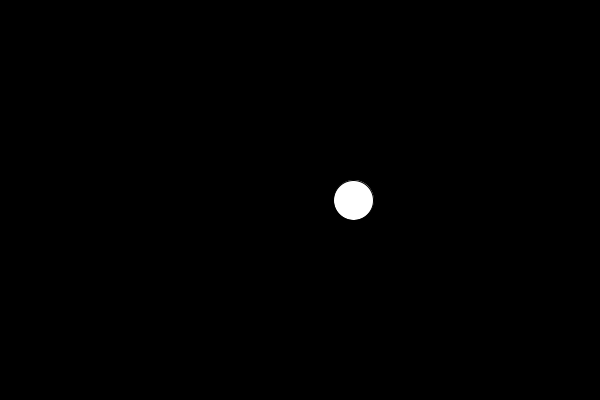
Frame 1 (no input)
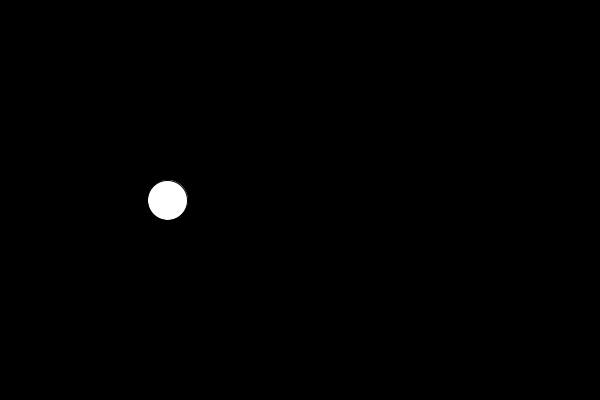
Frame 60 (the mouse pressed at the canvas centre just before this capture)
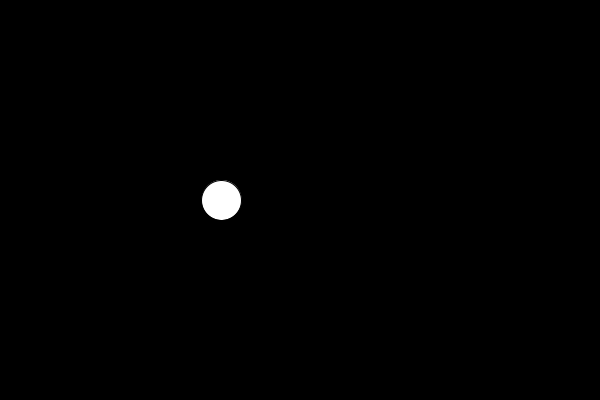
Frame 120 (the mouse held since frame 60 and released just before this capture)

The Processing sketch that drew these frames (run headless with seeded random() and noise(); from frame 60 on, the mouse is pressed at the canvas centre):

// Processing sketch: perlinNoise
// ── perlinNoise.pde
float t = 0;

void setup() {
  size(600, 400);
  //frameRate(5);
}

void draw() {
  background(0);
  fill(255);
  
  t = t + 0.05;
  
  float x = noise(t);
  x = map(x, 0, 1, 0, width);
  ellipse(x, height / 2, 40, 40);
}
